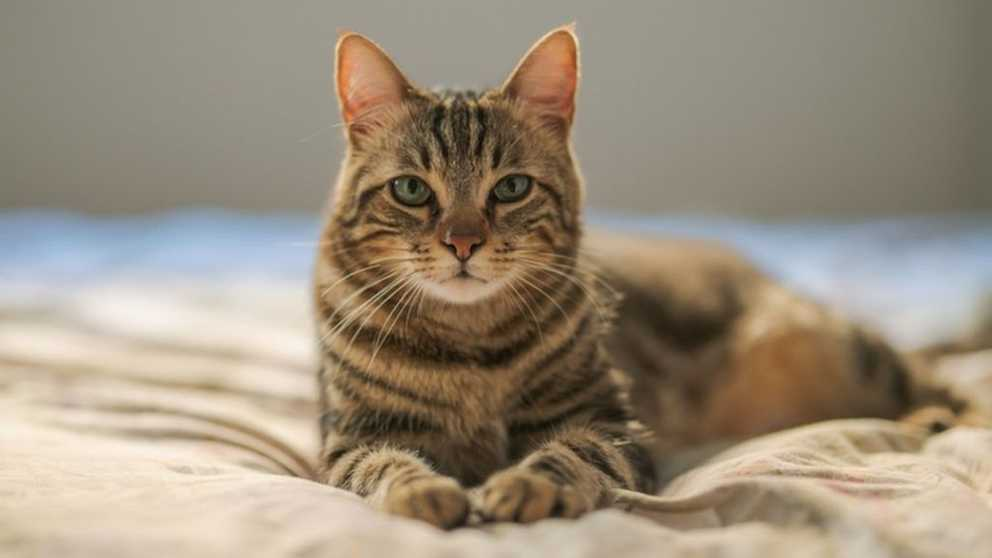
#> input picture src/img/cat.jpg, 992 x 558 px
$ jupyter execute --allow-errors chapter4.ipynb   (shell and % lines are left out)
#> lines starting #> are read from the running program, lines starting #| are printed output that depends on the picture; after the words box and inside, x2 and y2 are one past the last pixel; in counts of white or black regions, pixels touching at a corner belong together
### 边缘检测

#### Canny边缘检测
1. 使用高斯滤波器，以平滑图像，滤除噪声
2. 计算图像中每个像素点的梯度强度和方向
3. 应用非极大值抑制（NMS），以消除边缘检测带来的杂散响应
4. 应用双阈值（Double-Threshold）检测来确定真实的和潜在的边缘
5. 通过抑制孤立的弱边缘最终完成边缘检测

[cell 1]
import cv2
import matplotlib.pyplot as plt
import numpy as np

img = cv2.imread("src/img/lena.png")

def cv_show(img, name='img'):
    cv2.imshow(name, img)
    cv2.waitKey(0)
    cv2.destroyAllWindows()
    cv2.waitKey(1)

[cell 2]
img = cv2.imread("src/img/lena.png", cv2.IMREAD_GRAYSCALE)
v1 = cv2.Canny(img, 80, 150)
v2 = cv2.Canny(img, 50, 100) # 阈值越大，细节越少，阈值越大，细节越多

#> (the rest of this cell did not finish here and is left out)

[cell 3]
img2 = cv2.imread("src/img/cat.jpg", cv2.IMREAD_GRAYSCALE)
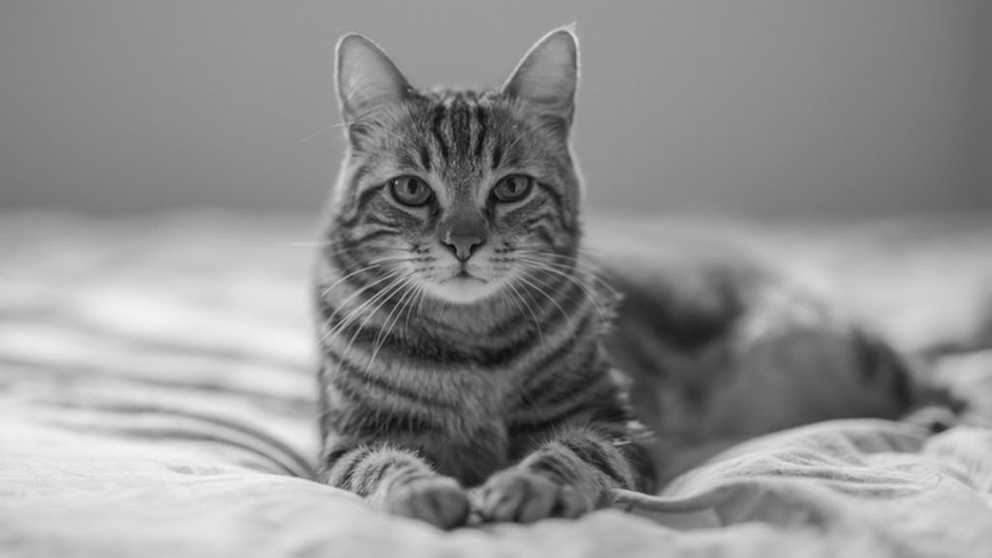
#> img2: shape (558, 992); min 2, max 245, mean 144.4
v12 = cv2.Canny(img2, 120, 250)
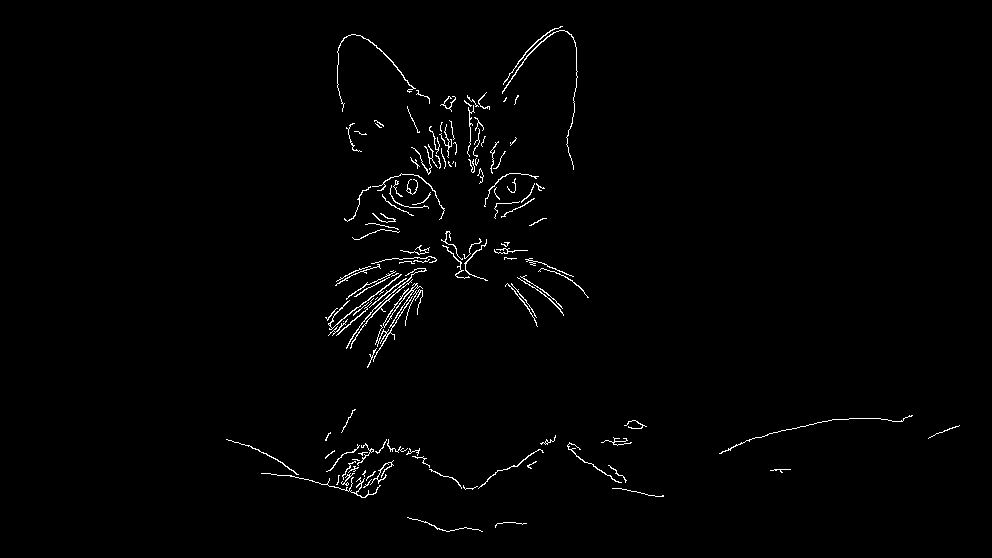
#> v12: shape (558, 992); 1.2% white in thin lines or dots, all inside (x1, y1, x2, y2) = (226, 26, 960, 532)
v22 = cv2.Canny(img2, 50, 100)
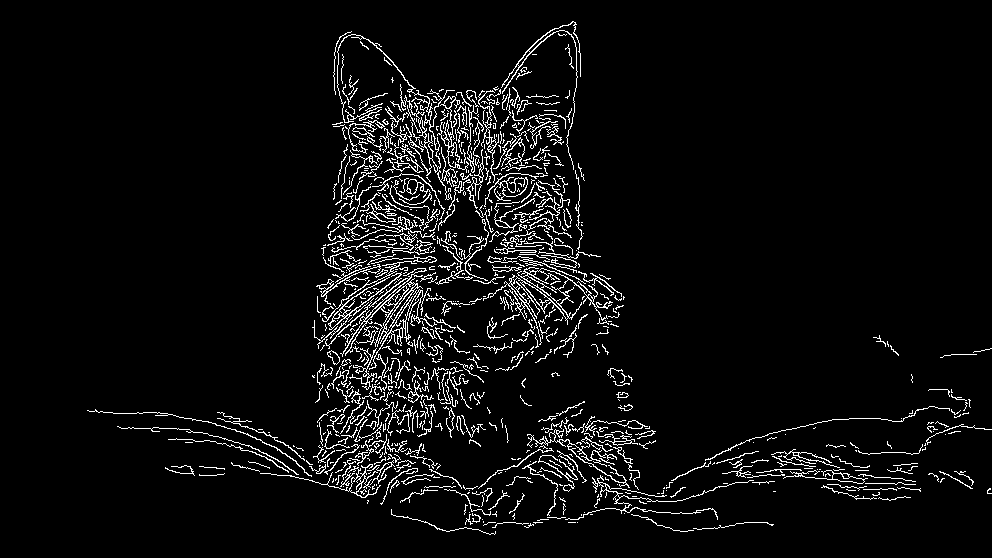
#> v22: shape (558, 992); 5.1% white in thin lines or dots, all inside (x1, y1, x2, y2) = (87, 21, 992, 535)

plt.subplot(121), plt.imshow(v12, cmap='gray')
plt.subplot(122), plt.imshow(v22, cmap='gray')
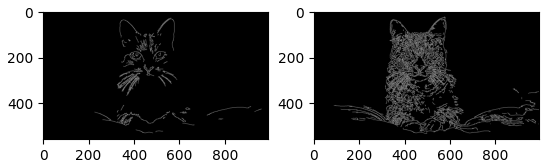
#> figure drawn by matplotlib, 2 panels

$ run again, with src/img/dog.jpg copied over src/img/cat.jpg
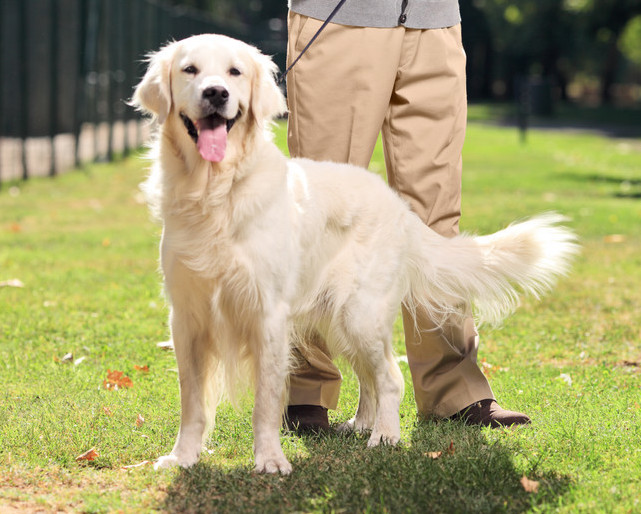
#> input picture src/img/dog.jpg, 641 x 514 px
#> `v12 = cv2.Canny(img2, 120, 250)`:
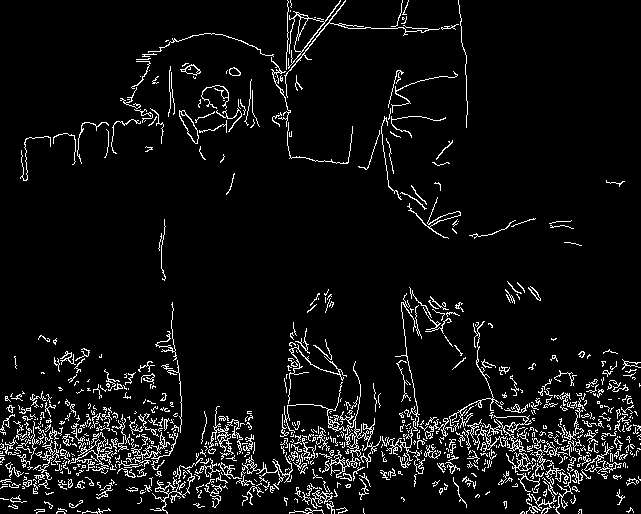
#> v12: shape (514, 641); 6.3% white in thin lines or dots
#> v22: shape (514, 641); 16% white in thin lines or dots
#> `[cell 3] img2 = cv2.imread("src/img/cat.jpg", cv2.IMREAD_GRAYSCALE) v1..`:
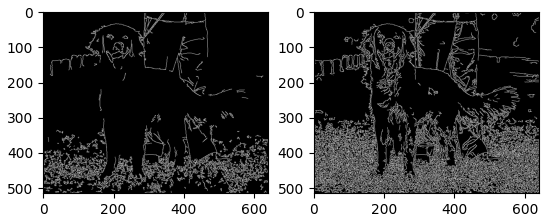
#> figure drawn by matplotlib, 2 panels
